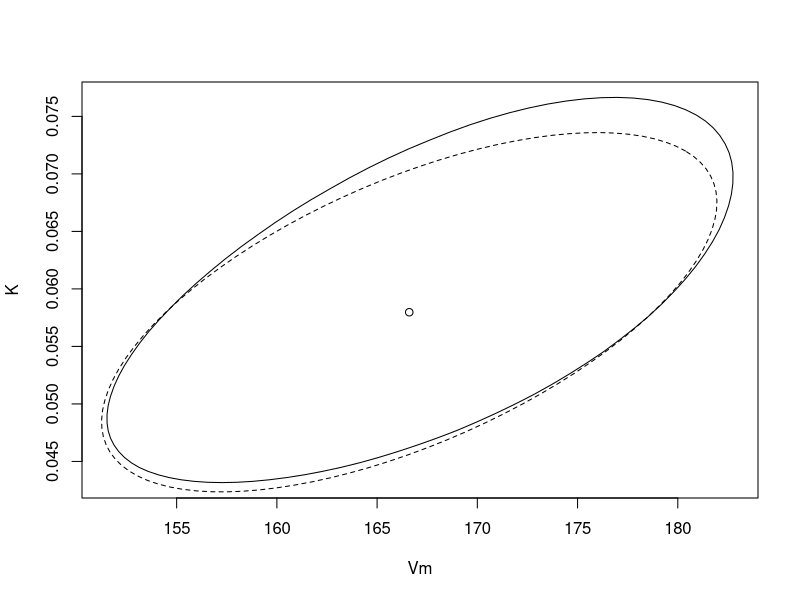

The R source for this figure:
library(ellipse)


### Name: ellipse.profile
### Title: Pairwise profile sketch
### Aliases: ellipse.profile
### Keywords: dplot models

### ** Examples

# Plot an approximate 95% confidence region for the Puromycin
# parameters Vm and K, and overlay the ellipsoidal region

data(Puromycin)
Purboth <- nls(formula = rate ~ ((Vm + delV * (state == "treated"))
  * conc)/(K + conc), data = Puromycin,
  start = list(Vm = 160, delV = 40, K = 0.05))
Pur.prof <- profile(Purboth)
plot(ellipse(Pur.prof, which = c('Vm', 'K')), type = 'l')
lines(ellipse(Purboth, which = c('Vm', 'K')), lty = 2)
params <- Purboth$m$getPars()
points(params['Vm'],params['K'])
